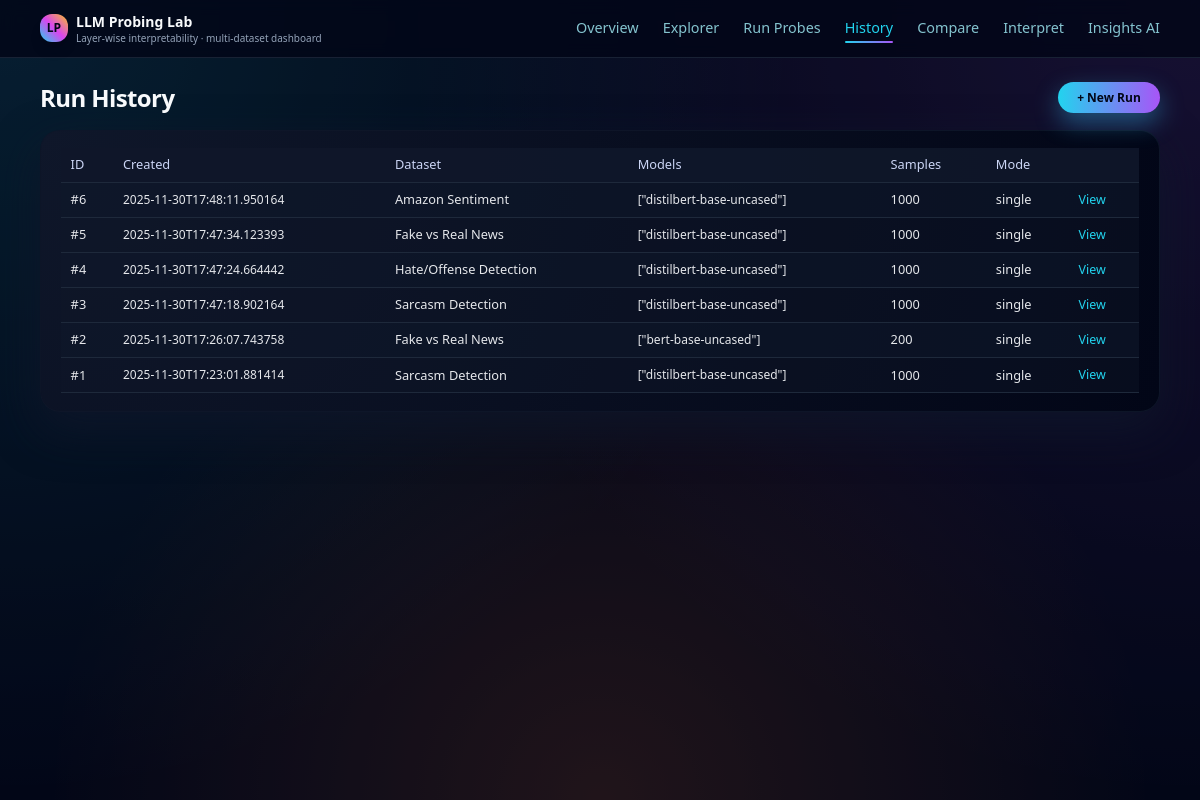
The app's page /history, older data.
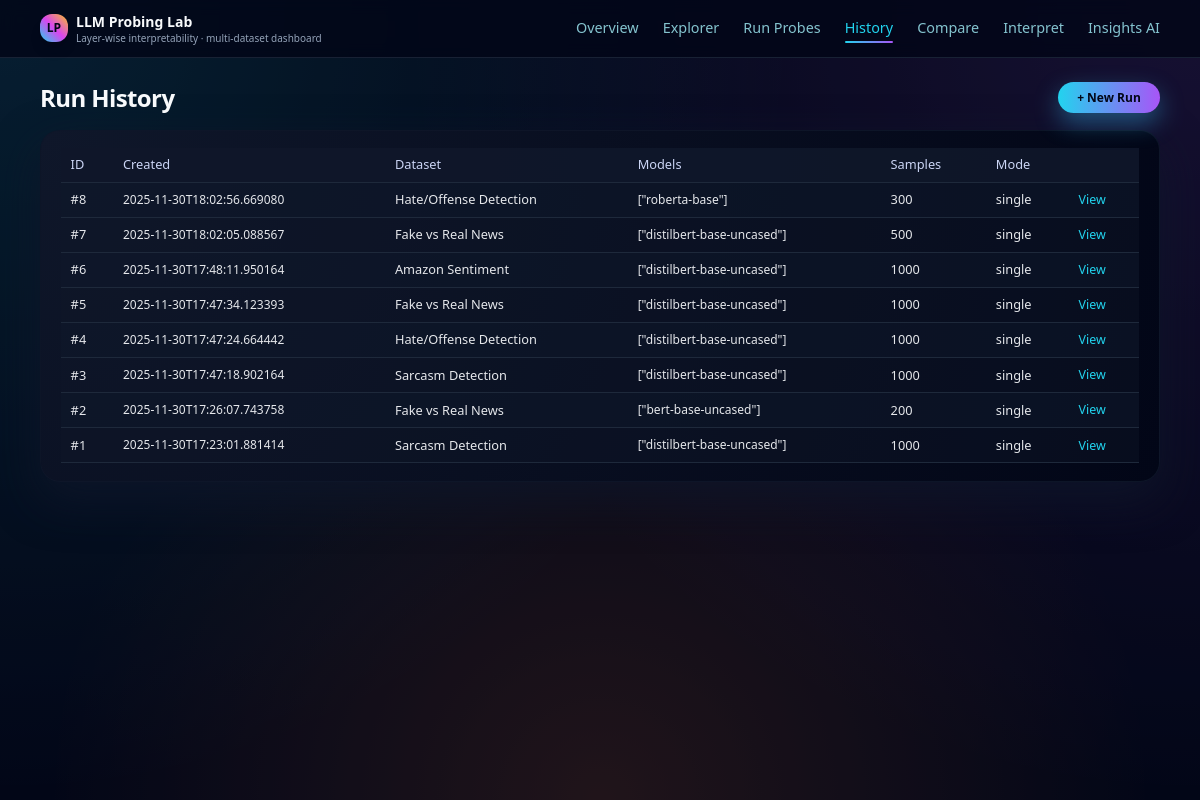
The same page, newer data.
### tables this page shows
CREATE TABLE runs (
            id INTEGER PRIMARY KEY AUTOINCREMENT,
            created_at TEXT NOT NULL,
            dataset_key TEXT NOT NULL,
            dataset_name TEXT NOT NULL,
            models TEXT NOT NULL,
            sample_size INTEGER NOT NULL,
            mode TEXT NOT NULL, -- 'single' or 'compare'
            summary TEXT
        );

### app.py (the view)
@app.route("/history")
def history():
    runs = list_runs(limit=100)
    return render_template("history.html", runs=runs)

### app.py (called while the page is built)
@app.context_processor
def inject_globals():
    return {
        "NAV_ITEMS": [
            ("overview", "Overview"),
            ("explorer", "Explorer"),
            ("run_probes", "Run Probes"),
            ("history", "History"),
            ("compare", "Compare"),
            ("interpret", "Interpret"),
            ("insights_ai", "Insights AI"),
        ],
        "config": app.config,
    }

### storage.py (called while the page is built)
def get_conn():
    conn = sqlite3.connect(DB_PATH)
    conn.row_factory = sqlite3.Row
    return conn

def _row_to_dict(row):
    if row is None:
        return None
    return {k: row[k] for k in row.keys()}

def list_runs(limit=50):
    conn = get_conn()
    cur = conn.cursor()
    if limit is None:
        cur.execute("SELECT * FROM runs ORDER BY datetime(created_at) DESC")
    else:
        cur.execute(
            "SELECT * FROM runs ORDER BY datetime(created_at) DESC LIMIT ?", (limit,)
        )
    rows = cur.fetchall()
    conn.close()
    return [_row_to_dict(r) for r in rows]

### templates/history.html
{% extends "base.html" %}
{% block content %}
<section>
  <div class="flex items-center justify-between mb-4">
    <h1 class="text-2xl font-semibold tracking-tight">Run History</h1>
    <a href="{{ url_for('run_probes') }}" class="btn-primary text-xs">
      + New Run
    </a>
  </div>
  {% if runs %}
  <div class="card overflow-x-auto">
    <table class="table-basic">
      <thead>
        <tr>
          <th>ID</th>
          <th>Created</th>
          <th>Dataset</th>
          <th>Models</th>
          <th>Samples</th>
          <th>Mode</th>
          <th></th>
        </tr>
      </thead>
      <tbody>
        {% for r in runs %}
        <tr>
          <td>#{{ r.id }}</td>
          <td class="text-xs text-slate-400">{{ r.created_at }}</td>
          <td>{{ r.dataset_name }}</td>
          <td class="text-xs text-slate-300">{{ r.models }}</td>
          <td>{{ r.sample_size }}</td>
          <td>{{ r.mode }}</td>
          <td>
            <a
              href="{{ url_for('results', run_id=r.id) }}"
              class="link-inline"
              >View</a
            >
          </td>
        </tr>
        {% endfor %}
      </tbody>
    </table>
  </div>
  {% else %}
  <p class="text-slate-400 text-sm">
    No runs yet. Use <b>Run Probes</b> to log your first experiment.
  </p>
  {% endif %}
</section>
{% endblock %}

### templates/base.html (shortened to what this page needs)
<!doctype html>
<html lang="en">
  <head>
    <script src="https://cdn.tailwindcss.com"></script>
    <link
      rel="stylesheet"
      href="{{ url_for('static', filename='styles.css') }}"
    />
  </head>
  <body class="bg-slate-950 text-slate-50 min-h-screen">
    <div
      class="pointer-events-none fixed inset-0 opacity-60 mix-blend-screen"
      style="
        background: radial-gradient(circle at 0% 0%, #22d3ee33, transparent 55%),
          radial-gradient(circle at 100% 0%, #a855f733, transparent 55%),
          radial-gradient(circle at 50% 100%, #f9731633, transparent 55%);
      "
    ></div>
    <header
      class="sticky top-0 z-40 backdrop-blur bg-slate-950/80 border-b border-slate-800/80"
    >
      <nav
        class="max-w-6xl mx-auto flex items-center justify-between px-4 py-3"
      >
        <div class="flex items-center gap-2">
          <div
            class="h-7 w-7 rounded-xl bg-gradient-to-tr from-cyan-400 via-fuchsia-500 to-amber-400 flex items-center justify-center text-xs font-bold text-slate-950 shadow-lg"
          >
            LP
          </div>
          <div class="leading-tight">
            <p class="text-sm font-semibold text-slate-50">LLM Probing Lab</p>
            <p class="text-[10px] text-slate-400">
              Layer-wise interpretability · multi-dataset dashboard
            </p>
          </div>
        </div>
        <ul class="flex items-center gap-6 text-sm">
          {% for endpoint, label in NAV_ITEMS %}
          <li>
            <a
              href="{{ url_for(endpoint) }}"
              class="nav-link {% if request.endpoint == endpoint %}nav-link-active{% endif %}"
            >
              {{ label }}
            </a>
          </li>
          {% endfor %}
        </ul>
      </nav>
    </header>
    <main class="max-w-6xl mx-auto px-4 py-6 relative z-10">
      {% block content %}{% endblock %}
    </main>
  </body>
</html>

### static/styles.css (style rules this page uses)
body { font-family: system-ui, -apple-system, BlinkMacSystemFont, "Segoe UI", sans-serif; }
.nav-link { position: relative; font-size: 0.9rem; color: #a5f3fc; opacity: 0.8; transition: color 0.15s ease, opacity 0.15s ease; }
.nav-link::after { content: ""; position: absolute; left: 0; bottom: -0.35rem; width: 0; height: 2px; border-radius: 9999px; background: linear-gradient(to right, #22d3ee, #a855f7); transition: width 0.2s ease-out; }
.nav-link-active { opacity: 1; color: #22d3ee; }
.nav-link-active::after { width: 100%; }
.card { border-radius: 1.25rem; background: radial-gradient(circle at 0 0, #0f172a, #020617); border: 1px solid rgba(15, 23, 42, 0.9); padding: 1.1rem 1.25rem; box-shadow: 0 18px 45px rgba(15, 23, 42, 0.8); }
.btn-primary { display: inline-flex; align-items: center; justify-content: center; border-radius: 9999px; padding: 0.45rem 1.2rem; font-size: 0.8rem; font-weight: 600; color: #020617; background: linear-gradient(to right, #22d3ee, #a855f7); box-shadow: 0 10px 25px rgba(56, 189, 248, 0.4); border: none; cursor: pointer; transition: transform 0.1s ease, box-shadow 0.1s ease; }
.table-basic { width: 100%; border-collapse: collapse; font-size: 0.8rem; }
.table-basic thead { background-color: rgba(15, 23, 42, 0.95); }
.table-basic th, .table-basic td { padding: 0.45rem 0.6rem; border-bottom: 1px solid #1e293b; }
.table-basic th { text-align: left; font-weight: 500; color: #cbd5f5; }
.table-basic tbody tr:nth-child(odd) { background-color: rgba(15, 23, 42, 0.65); }
.table-basic tbody tr:nth-child(even) { background-color: rgba(15, 23, 42, 0.4); }
.table-basic td { color: #e5e7eb; }
.link-inline { color: #22d3ee; font-size: 0.78rem; text-decoration: none; }

Row changes from the older to the newer data that the page shows:
added runs: id "8", created_at "2025-11-30T18:02:56.669080", dataset_name "Hate/Offense Detection", models "[\"roberta-base\"]", sample_size "300", mode "single"
added runs: id "7", created_at "2025-11-30T18:02:05.088567", dataset_name "Fake vs Real News", models "[\"distilbert-base-uncased\"]", sample_size "500", mode "single"
